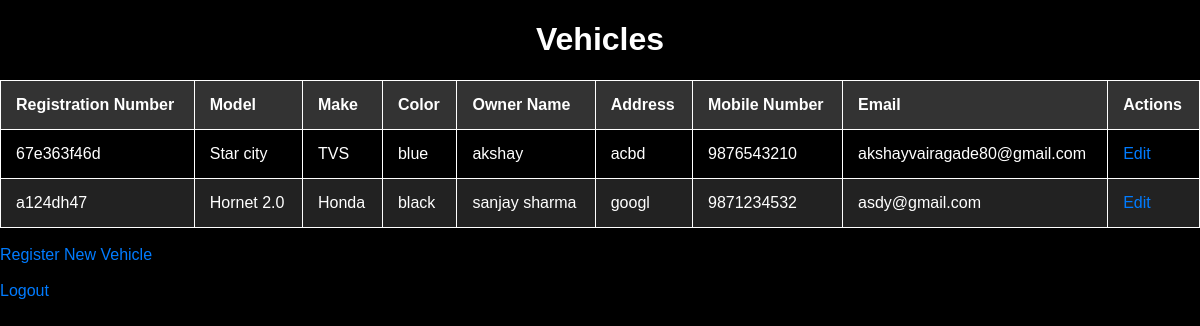
Screenshot of /vehicles/ (signed in) with the database file from the repository.
### vehicles/models.py (models this page shows, shortened)
class Vehicle(models.Model):
    owner = models.ForeignKey(User, on_delete=models.CASCADE)
    owner_name = models.CharField(max_length=100,default=None,null=True)
    address = models.TextField(default=None,null=True)
    mobile_number = models.CharField(max_length=15,default=None,null=True)
    email = models.EmailField(default=None,null=True)
    registration_number = models.CharField(max_length=100, unique=True)
    model = models.CharField(max_length=100)
    make = models.CharField(max_length=100)
    color = models.CharField(max_length=50)
    registered_on = models.DateTimeField(auto_now_add=True)

### vehicles/views.py (the view)
# urls.py: path('vehicles/', views.vehicle_list, name='vehicle_list'),
@login_required
def vehicle_list(request):
    vehicles = Vehicle.objects.filter(owner=request.user)
    return render(request, 'vehicle_list.html', {'vehicles': vehicles})

### templates/vehicle_list.html (shortened to what this page needs)
<!DOCTYPE html>
<html>
<head>
</head>
<body>
        <h1>Vehicles</h1>
        <table>
            <thead>
                <tr>
                    <th>Registration Number</th>
                    <th>Model</th>
                    <th>Make</th>
                    <th>Color</th>
                    <th>Owner Name</th>
                    <th>Address</th>
                    <th>Mobile Number</th>
                    <th>Email</th>
                    <th>Actions</th>
                </tr>
            </thead>
            <tbody>
                {% for vehicle in vehicles %}
                    <tr>
                        <td>{{ vehicle.registration_number }}</td>
                        <td>{{ vehicle.model }}</td>
                        <td>{{ vehicle.make }}</td>
                        <td>{{ vehicle.color }}</td>
                        <td>{{ vehicle.owner_name }}</td>
                        <td>{{ vehicle.address }}</td>
                        <td>{{ vehicle.mobile_number }}</td>
                        <td>{{ vehicle.email }}</td>
                        <td>
                            <a href="{% url 'edit_vehicle' vehicle.pk %}">Edit</a>
                        </td>
                    </tr>
                {% endfor %}
            </tbody>
        </table>
        <br>
        <a href="{% url 'register_vehicle' %}">Register New Vehicle</a>
        <br>
        <br>
        <a href="{% url 'logout' %}">Logout</a>
</body>
</html>

### templates/vehicle_list.html (style rules this page uses)
body { background-color: black; color: white; font-family: Arial, sans-serif; margin: 0; padding: 0; }
h1 { text-align: center; }
table { width: 100%; border-collapse: collapse; margin-top: 20px; }
th, td { border: 1px solid white; padding: 15px; text-align: left; }
th { background-color: #333; color: white; }
tbody tr:nth-child(even) { background-color: #222; }
a { color: #007bff; text-decoration: none; margin-right: 10px; }

### rows the page displays
Vehicle: registration_number "67e363f46d", model "Star city", make "TVS", color "blue", owner_name "akshay", address "acbd", mobile_number "9876543210", email "akshayvairagade80@gmail.com"
Vehicle: registration_number "a124dh47", model "Hornet 2.0", make "Honda", color "black", owner_name "sanjay sharma", address "googl", mobile_number "9871234532", email "asdy@gmail.com"
